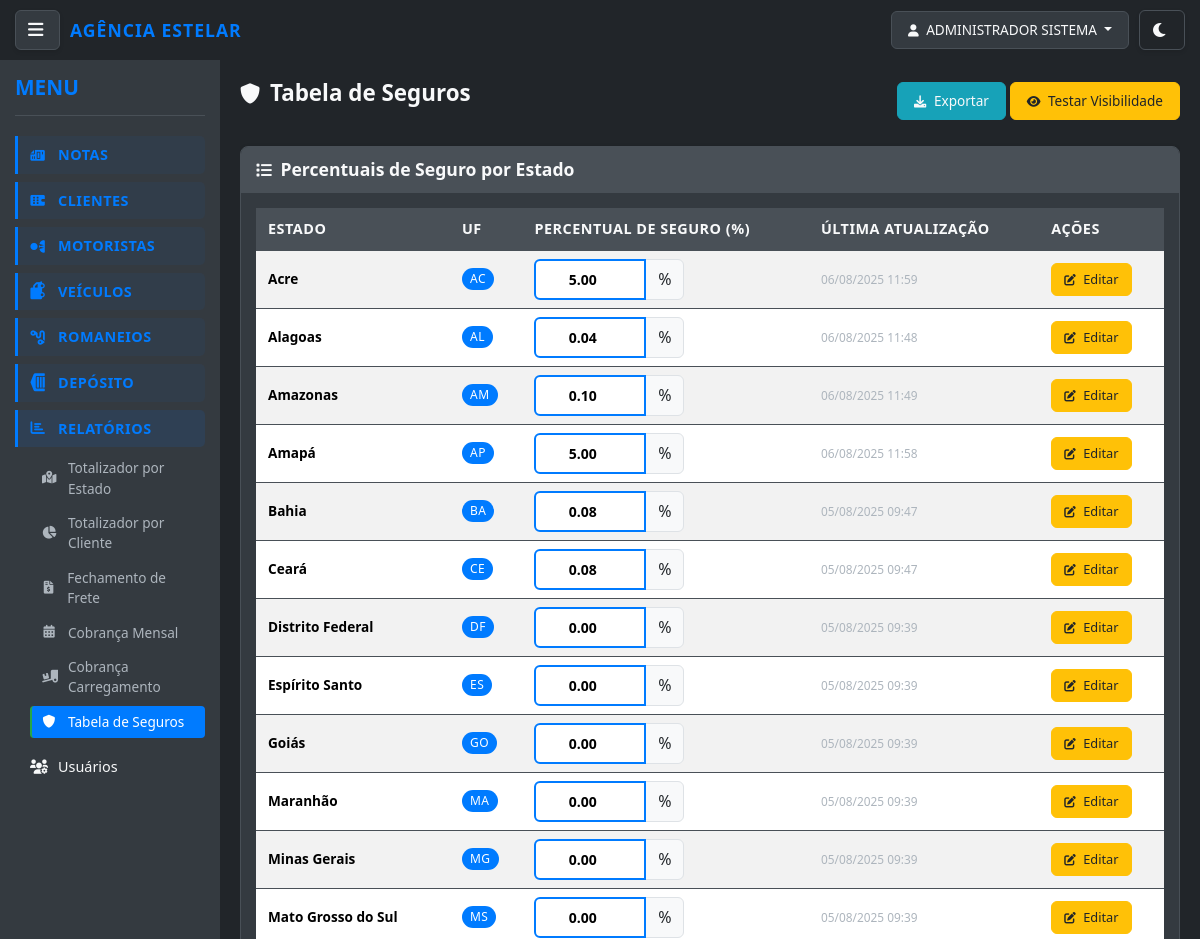
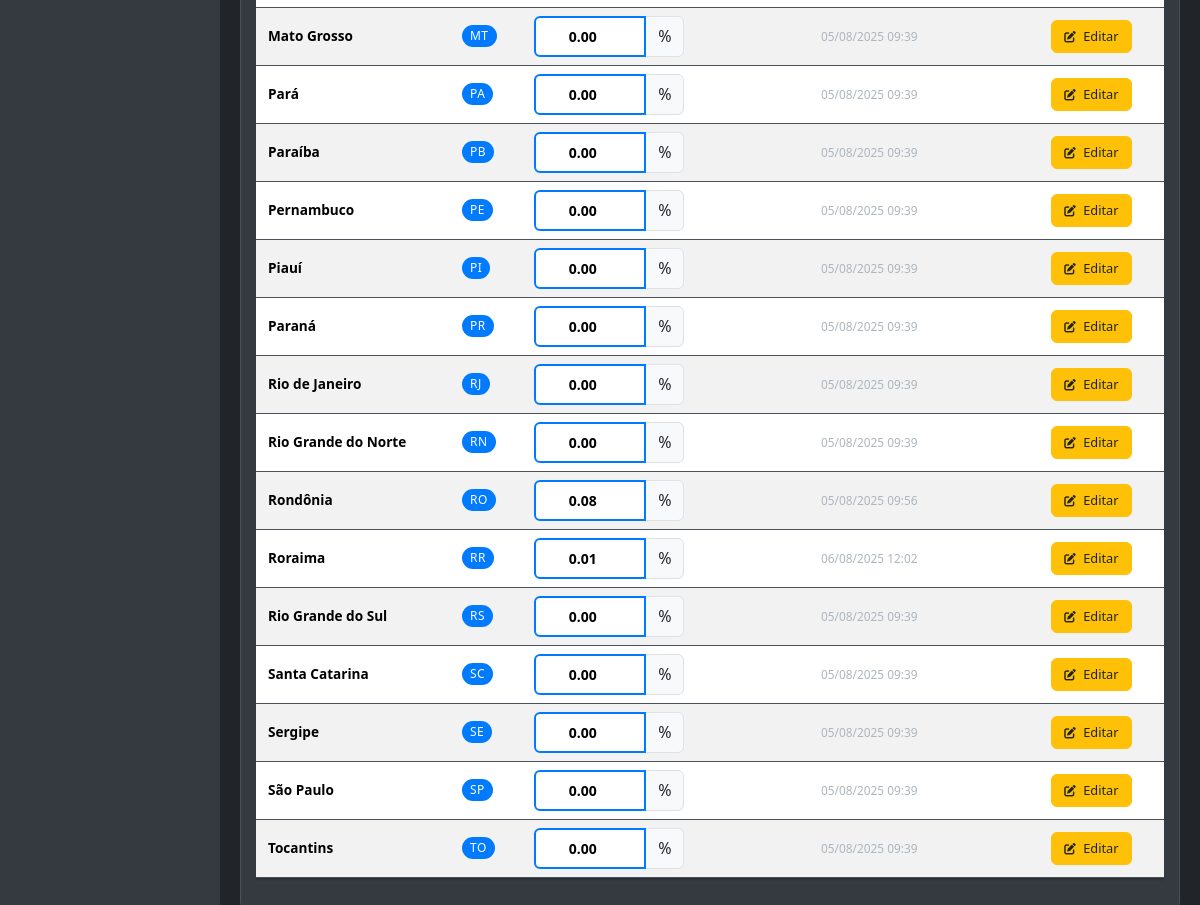
/notas/tabela-seguros/ (signed in), run on an earlier commit of the app's database (2 pictures, top to bottom).
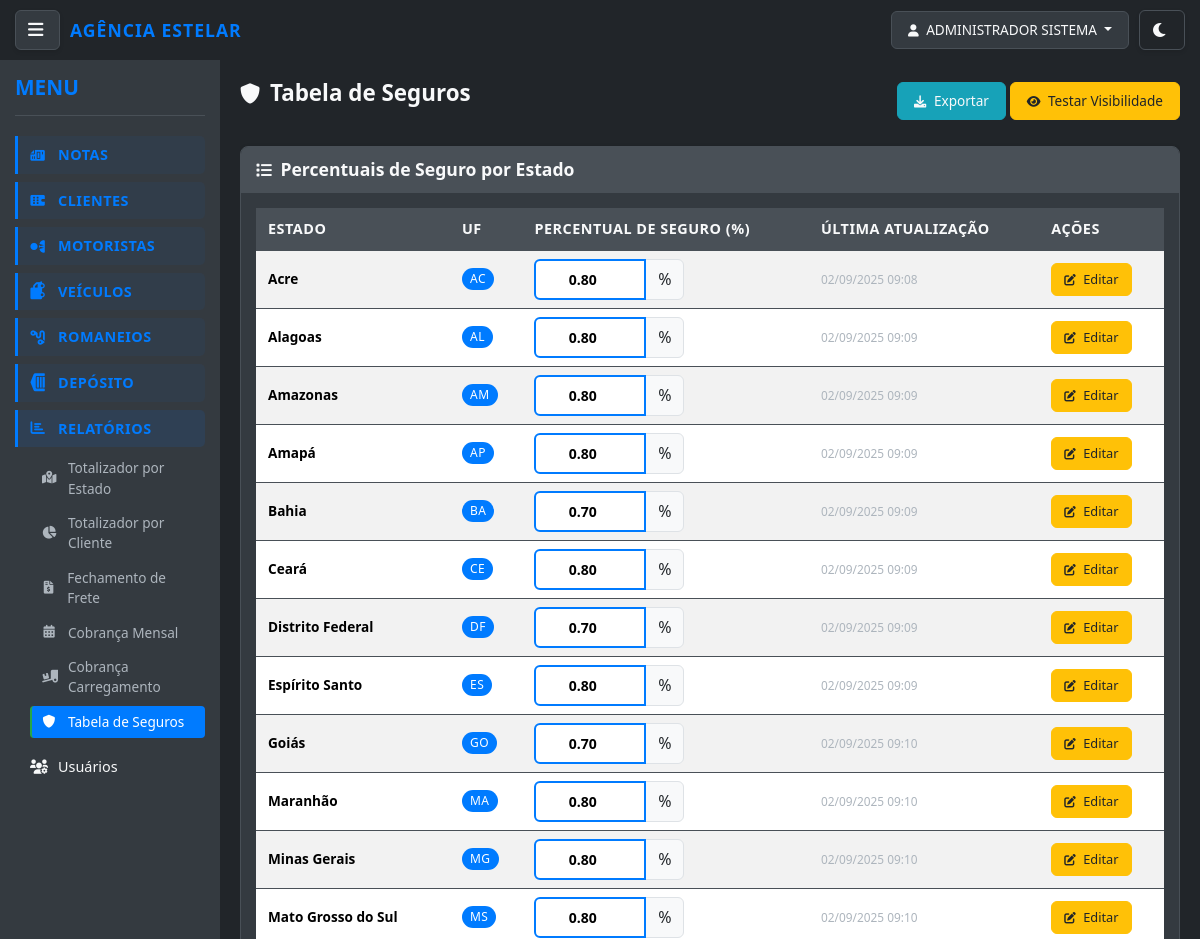
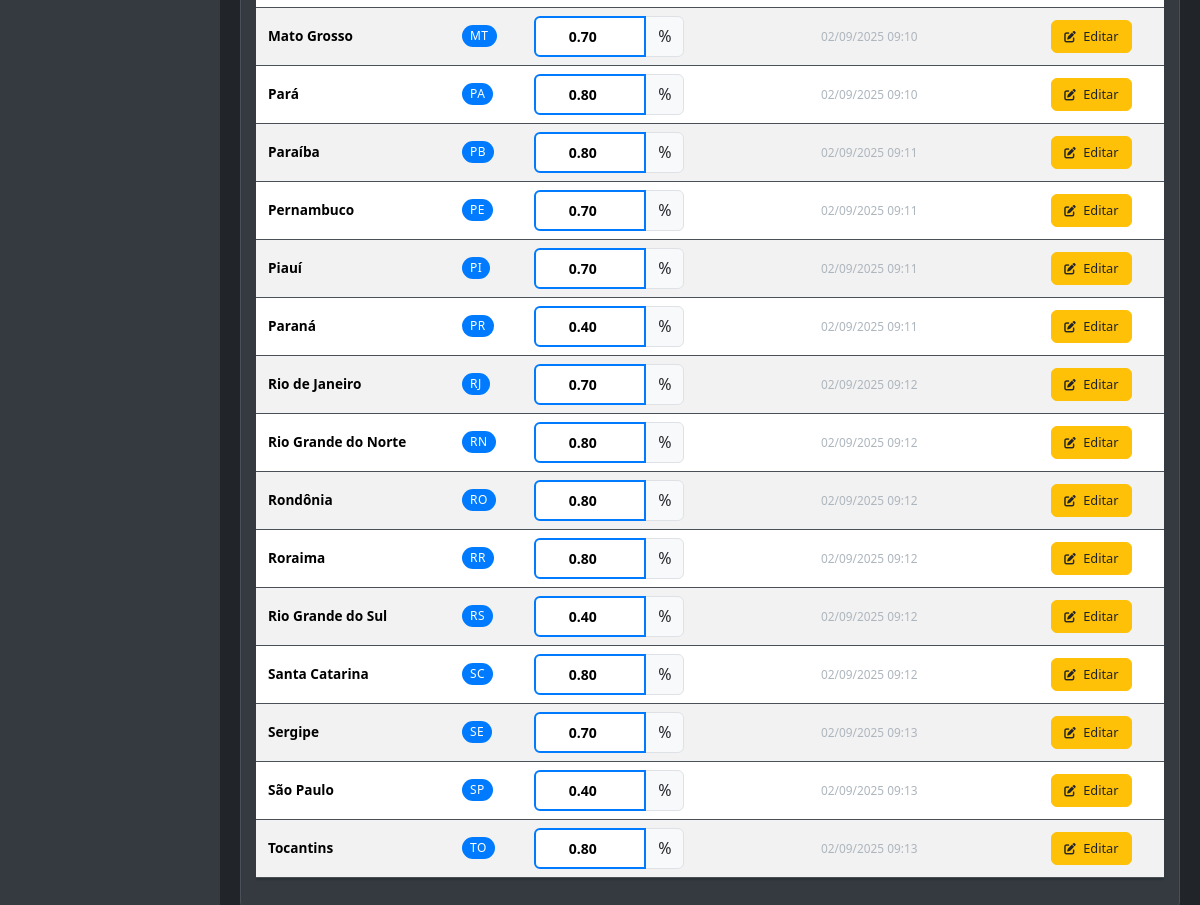
And on a later commit of the database (2 pictures, top to bottom).
### notas/models.py (models this page shows, shortened)
class UpperCaseMixin:
    def save(self, *args, **kwargs):
        for field in self._meta.fields:
            if hasattr(field, 'max_length') and hasattr(self, field.name):
                value = getattr(self, field.name)
                if value and isinstance(value, str):
                    exclude_fields = [
                        'email', 'password', 'username', 'cpf', 'cnpj',
                        'cnh', 'chassi', 'renavam', 'placa', 'cep',
                        'telefone', 'rntrc', 'numero_consulta', 'tipo_usuario',
                        'status'  # Adicionado para não converter status para maiúsculo
                    ]
                    if field.name not in exclude_fields:
                        setattr(self, field.name, value.upper())
        super().save(*args, **kwargs)

class Usuario(UpperCaseMixin, AbstractUser):
    TIPO_USUARIO_CHOICES = [
        ('admin', 'Administrador'),
        ('funcionario', 'Funcionário'),
        ('cliente', 'Cliente'),
    ]
    tipo_usuario = models.CharField(
        max_length=20,
        choices=TIPO_USUARIO_CHOICES,
        default='funcionario',
        verbose_name="Tipo de Usuário"
    )
    cliente = models.ForeignKey(
        Cliente,
        on_delete=models.CASCADE,
        null=True,
        blank=True,
        verbose_name="Cliente Vinculado"
    )
    telefone = models.CharField(max_length=20, blank=True, verbose_name="Telefone")
    ultimo_acesso = models.DateTimeField(null=True, blank=True, verbose_name="Último Acesso")
    REQUIRED_FIELDS = ['email', 'first_name', 'last_name']
    USERNAME_FIELD = 'username'
    is_authenticated = True
    is_anonymous = False
    objects = UsuarioManager()
    class Meta:
        verbose_name = "Usuário"
        verbose_name_plural = "Usuários"
        ordering = ['username']
    def get_full_name(self):
        return f"{self.first_name} {self.last_name}".strip()
    @property
    def is_admin(self):
        return self.tipo_usuario == 'admin'
    @property
    def is_cliente(self):
        return self.tipo_usuario == 'cliente'
    def can_access_funcionalidades(self):
        return self.is_admin or self.is_funcionario

class TabelaSeguro(models.Model):
    ESTADOS_BRASIL = [
        ('AC', 'Acre'),
        ('AL', 'Alagoas'),
        ('AP', 'Amapá'),
        ('AM', 'Amazonas'),
        ('BA', 'Bahia'),
        ('CE', 'Ceará'),
        ('DF', 'Distrito Federal'),
        ('ES', 'Espírito Santo'),
        ('GO', 'Goiás'),
        ('MA', 'Maranhão'),
        ('MT', 'Mato Grosso'),
        ('MS', 'Mato Grosso do Sul'),
        ('MG', 'Minas Gerais'),
        ('PA', 'Pará'),
        ('PB', 'Paraíba'),
        ('PR', 'Paraná'),
        ('PE', 'Pernambuco'),
        ('PI', 'Piauí'),
        ('RJ', 'Rio de Janeiro'),
        ('RN', 'Rio Grande do Norte'),
        ('RS', 'Rio Grande do Sul'),
        ('RO', 'Rondônia'),
        ('RR', 'Roraima'),
        ('SC', 'Santa Catarina'),
        ('SP', 'São Paulo'),
        ('SE', 'Sergipe'),
        ('TO', 'Tocantins'),
    ]
    estado = models.CharField(
        max_length=2,
        choices=ESTADOS_BRASIL,
        unique=True,
        verbose_name="Estado (UF)"
    )
    percentual_seguro = models.DecimalField(
        max_digits=5,
        decimal_places=2,
        default=0.00,
        verbose_name="Percentual de Seguro (%)"
    )
    data_atualizacao = models.DateTimeField(
        auto_now=True,
        verbose_name="Data de Atualização"
    )
    class Meta:
        verbose_name = "Tabela de Seguro"
        verbose_name_plural = "Tabela de Seguros"
        ordering = ['estado']

### notas/views.py (the view, shortened to what this page needs)
# urls.py: path('tabela-seguros/', views.listar_tabela_seguros, name='listar_tabela_seguros'),
@login_required
@user_passes_test(is_admin)
def listar_tabela_seguros(request):
    tabela_seguros = TabelaSeguro.objects.all().order_by('estado')
    context = {
        'tabela_seguros': tabela_seguros,
    }
    return render(request, 'notas/listar_tabela_seguros.html', context)

### notas/templatetags/format_filters.py (called while the page is built)
@register.filter
def format_for_input(value, decimal_places=2):
    if value is None:
        return '0.00'
    try:
        float_value = float(value)
        return f"{float_value:.{decimal_places}f}"
    except (ValueError, TypeError):
        return '0.00'

### notas/views.py (called while the page is built)
def is_admin(user):
    return user.is_authenticated and user.tipo_usuario == 'admin'

### notas/templates/notas/listar_tabela_seguros.html (shortened to what this page needs)
{% extends 'base.html' %}
{% load static %}
{% load format_filters %}
{% block content %}
<div class="container-fluid">
    <div class="row">
        <div class="col-12">
            <div class="d-flex justify-content-between align-items-center mb-4">
                <h2><i class="fas fa-shield-alt"></i> Tabela de Seguros</h2>
                <div>
                                         <button type="button" class="btn btn-info" onclick="exportarTabela()">
                         <i class="fas fa-download"></i> Exportar
                     </button>
                     <button type="button" class="btn btn-warning" onclick="testarCampos()">
                         <i class="fas fa-eye"></i> Testar Visibilidade
                     </button>
                </div>
            </div>
            <div class="card">
                <div class="card-header">
                    <h5 class="card-title mb-0">
                        <i class="fas fa-list"></i> Percentuais de Seguro por Estado
                    </h5>
                </div>
                <div class="card-body">
                    <div class="table-responsive">
                        <table class="table table-striped table-hover" id="tabela-seguros">
                            <thead>
                                <tr>
                                    <th>Estado</th>
                                    <th>UF</th>
                                    <th>Percentual de Seguro (%)</th>
                                    <th>Última Atualização</th>
                                    <th>Ações</th>
                                </tr>
                            </thead>
                            <tbody>
                                {% for seguro in tabela_seguros %}
                                    <tr data-seguro-id="{{ seguro.pk }}">
                                        <td>
                                            <strong>{{ seguro.get_estado_display }}</strong>
                                        </td>
                                        <td>
                                            <span class="badge bg-primary">{{ seguro.estado }}</span>
                                        </td>
                                        <td>
                                            <div class="input-group" style="max-width: 150px;">
                                                <input type="number"
                                                       class="form-control percentual-input"
                                                       value="{{ seguro.percentual_seguro|format_for_input:2 }}"
                                                       min="0"
                                                       max="100"
                                                       step="0.01"
                                                       data-seguro-id="{{ seguro.pk }}"
                                                       data-original-value="{{ seguro.percentual_seguro }}"
                                                       style="text-align: center; color: #000000 !important; font-weight: bold !important; background-color: white !important; border: 2px solid #007bff !important; font-size: 14px !important;"
                                                       onchange="console.log('Campo alterado:', this.value);">
                                                <span class="input-group-text">%</span>
                                            </div>
                                        </td>
                                        <td>
                                            <small class="text-muted">
                                                {{ seguro.data_atualizacao|date:"d/m/Y H:i" }}
                                            </small>
                                        </td>
                                        <td>
                                            <a href="{% url 'notas:editar_tabela_seguro' seguro.pk %}"
                                               class="btn btn-warning btn-sm">
                                                <i class="fas fa-edit"></i> Editar
                                            </a>
                                        </td>
                                    </tr>
                                {% endfor %}
                            </tbody>
                        </table>
                    </div>
                </div>
            </div>
        </div>
    </div>
</div>
{% endblock %}

### templates/base.html (shortened to what this page needs)
{% load static %}
<!DOCTYPE html>
<html lang="pt-BR">
<head>
    <link href="https://cdn.jsdelivr.net/npm/bootstrap@5.3.3/dist/css/bootstrap.min.css" rel="stylesheet">
            <link rel="stylesheet" href="{% static 'css/style.css' %}?v=1.6">
    <link rel="stylesheet" href="https://cdnjs.cloudflare.com/ajax/libs/font-awesome/6.0.0-beta3/css/all.min.css">
</head>
<body data-theme="dark" class="{% if not user.is_authenticated %}login-page{% endif %}">
    <div class="top-bar">
        {% if user.is_authenticated %}
        <button id="menu-toggle" class="btn btn-outline-light btn-sm menu-toggle-btn" title="Alternar Menu">
            <i class="fas fa-bars"></i>
        </button>
        {% endif %}
                        <div class="logo-container">
                            <a href="{% url 'notas:dashboard' %}" class="logo">Agência Estelar</a>
                        </div>
        <div class="user-area">
            <div class="user-info">
                {% if user.is_authenticated %}
                    <div class="dropdown">
                        <button class="btn btn-outline-light dropdown-toggle" type="button" id="userDropdown" data-bs-toggle="dropdown" aria-expanded="false">
                            <i class="fas fa-user"></i> {{ user.get_full_name|default:user.username }}
                        </button>
                    </div>
                {% else %}
                    <a href="{% url 'notas:login' %}" class="btn btn-outline-light">Login</a>
                {% endif %}
            </div>
            <button id="theme-toggle" class="btn btn-outline-light btn-sm theme-toggle-btn" title="Alternar Tema">
                <i id="theme-icon" class="fas fa-moon"></i>
            </button>
        </div>
    </div>
    <div class="main-wrapper">
        {% if user.is_authenticated %}
               <div class="sidebar">
           <div class="sidebar-header">
               <h3>MENU</h3>
           </div>
            <nav class="sidebar-nav">
                <ul class="nav-menu">
                    {% if user.can_access_funcionalidades %}
                    <li class="nav-group">
                        <div class="nav-group-header">
                            <i class="fas fa-file-invoice"></i>
                            <span>Notas</span>
                        </div>
                    </li>
                    <li class="nav-group">
                        <div class="nav-group-header">
                            <i class="fas fa-building"></i>
                            <span>Clientes</span>
                        </div>
                    </li>
                    <li class="nav-group">
                        <div class="nav-group-header">
                            <i class="fas fa-user-tie"></i>
                            <span>Motoristas</span>
                        </div>
                    </li>
                    <li class="nav-group">
                        <div class="nav-group-header">
                            <i class="fas fa-truck"></i>
                            <span>Veículos</span>
                        </div>
                    </li>
                    <li class="nav-group">
                        <div class="nav-group-header">
                            <i class="fas fa-route"></i>
                            <span>Romaneios</span>
                        </div>
                    </li>
                    <li class="nav-group">
                        <div class="nav-group-header">
                            <i class="fas fa-warehouse"></i>
                            <span>Depósito</span>
                        </div>
                    </li>
                    {% if user.is_admin %}
                    <li class="nav-group">
                        <div class="nav-group-header">
                            <i class="fas fa-chart-bar"></i>
                            <span>Relatórios</span>
                        </div>
                        <ul class="nav-submenu">
                            <li><a href="{% url 'notas:totalizador_por_estado' %}">
                                <i class="fas fa-map-marked-alt"></i> Totalizador por Estado
                            </a></li>
                            <li><a href="{% url 'notas:totalizador_por_cliente' %}">
                                <i class="fas fa-chart-pie"></i> Totalizador por Cliente
                            </a></li>
                            <li><a href="{% url 'notas:fechamento_frete' %}">
                                <i class="fas fa-file-invoice-dollar"></i> Fechamento de Frete
                            </a></li>
                            <li><a href="{% url 'notas:cobranca_mensal' %}">
                                <i class="fas fa-calendar-alt"></i> Cobrança Mensal
                            </a></li>
                            <li><a href="{% url 'notas:cobranca_carregamento' %}">
                                <i class="fas fa-truck-loading"></i> Cobrança Carregamento
                            </a></li>
                            <li><a href="{% url 'notas:listar_tabela_seguros' %}">
                                <i class="fas fa-shield-alt"></i> Tabela de Seguros
                            </a></li>
                        </ul>
                    </li>
                   <li class="nav-item">
                       <a href="{% url 'notas:listar_usuarios' %}">
                           <i class="fas fa-users-cog"></i> Usuários
                       </a>
                   </li>
                    {% endif %}
                    {% endif %}
                </ul>
            </nav>
        </div>
        {% endif %}
        <div class="main-content">
            {% block content %}{% endblock %}
        </div>
    </div>
</body>
</html>

### notas/templates/notas/listar_tabela_seguros.html (style rules this page uses)
.percentual-input { background-color: white !important; color: #000000 !important; border: 2px solid #007bff !important; font-weight: bold !important; font-size: 14px !important; text-align: center !important; }
.percentual-input::placeholder { color: #6c757d !important; }
.percentual-input[value] { color: #000000 !important; font-weight: bold !important; }
input[type="number"].percentual-input { color: #000000 !important; background-color: white !important; font-weight: bold !important; }

What changed in the data, as far as the page shows it:
changed TabelaSeguro "Acre": percentual_seguro "5.00" → "0.80"; data_atualizacao "06/08/2025 11:59" → "02/09/2025 09:08"
changed TabelaSeguro "Alagoas": percentual_seguro "0.04" → "0.80"; data_atualizacao "06/08/2025 11:48" → "02/09/2025 09:09"
changed TabelaSeguro "Amazonas": percentual_seguro "0.10" → "0.80"; data_atualizacao "06/08/2025 11:49" → "02/09/2025 09:09"
changed TabelaSeguro "Amapá": percentual_seguro "5.00" → "0.80"; data_atualizacao "06/08/2025 11:58" → "02/09/2025 09:09"
changed TabelaSeguro "Bahia": percentual_seguro "0.08" → "0.70"; data_atualizacao "05/08/2025 09:47" → "02/09/2025 09:09"
changed TabelaSeguro "Ceará": percentual_seguro "0.08" → "0.80"; data_atualizacao "05/08/2025 09:47" → "02/09/2025 09:09"
changed TabelaSeguro "Distrito Federal": percentual_seguro "0.00" → "0.70"; data_atualizacao "05/08/2025 09:39" → "02/09/2025 09:09"
changed TabelaSeguro "Espírito Santo": percentual_seguro "0.00" → "0.80"; data_atualizacao "05/08/2025 09:39" → "02/09/2025 09:09"
changed TabelaSeguro "Goiás": percentual_seguro "0.00" → "0.70"; data_atualizacao "05/08/2025 09:39" → "02/09/2025 09:10"
changed TabelaSeguro "Maranhão": percentual_seguro "0.00" → "0.80"; data_atualizacao "05/08/2025 09:39" → "02/09/2025 09:10"
changed TabelaSeguro "Minas Gerais": percentual_seguro "0.00" → "0.80"; data_atualizacao "05/08/2025 09:39" → "02/09/2025 09:10"
changed TabelaSeguro "Mato Grosso do Sul": percentual_seguro "0.00" → "0.80"; data_atualizacao "05/08/2025 09:39" → "02/09/2025 09:10"
changed TabelaSeguro "Mato Grosso": percentual_seguro "0.00" → "0.70"; data_atualizacao "05/08/2025 09:39" → "02/09/2025 09:10"
changed TabelaSeguro "Pará": percentual_seguro "0.00" → "0.80"; data_atualizacao "05/08/2025 09:39" → "02/09/2025 09:10"
changed TabelaSeguro "Paraíba": percentual_seguro "0.00" → "0.80"; data_atualizacao "05/08/2025 09:39" → "02/09/2025 09:11"
changed TabelaSeguro "Pernambuco": percentual_seguro "0.00" → "0.70"; data_atualizacao "05/08/2025 09:39" → "02/09/2025 09:11"
changed TabelaSeguro "Piauí": percentual_seguro "0.00" → "0.70"; data_atualizacao "05/08/2025 09:39" → "02/09/2025 09:11"
changed TabelaSeguro "Paraná": percentual_seguro "0.00" → "0.40"; data_atualizacao "05/08/2025 09:39" → "02/09/2025 09:11"
changed TabelaSeguro "Rio de Janeiro": percentual_seguro "0.00" → "0.70"; data_atualizacao "05/08/2025 09:39" → "02/09/2025 09:12"
changed TabelaSeguro "Rio Grande do Norte": percentual_seguro "0.00" → "0.80"; data_atualizacao "05/08/2025 09:39" → "02/09/2025 09:12"
changed TabelaSeguro "Rondônia": percentual_seguro "0.08" → "0.80"; data_atualizacao "05/08/2025 09:56" → "02/09/2025 09:12"
changed TabelaSeguro "Roraima": percentual_seguro "0.01" → "0.80"; data_atualizacao "06/08/2025 12:02" → "02/09/2025 09:12"
changed TabelaSeguro "Rio Grande do Sul": percentual_seguro "0.00" → "0.40"; data_atualizacao "05/08/2025 09:39" → "02/09/2025 09:12"
changed TabelaSeguro "Santa Catarina": percentual_seguro "0.00" → "0.80"; data_atualizacao "05/08/2025 09:39" → "02/09/2025 09:12"
changed TabelaSeguro "Sergipe": percentual_seguro "0.00" → "0.70"; data_atualizacao "05/08/2025 09:39" → "02/09/2025 09:13"
changed TabelaSeguro "São Paulo": percentual_seguro "0.00" → "0.40"; data_atualizacao "05/08/2025 09:39" → "02/09/2025 09:13"
changed TabelaSeguro "Tocantins": percentual_seguro "0.00" → "0.80"; data_atualizacao "05/08/2025 09:39" → "02/09/2025 09:13"
